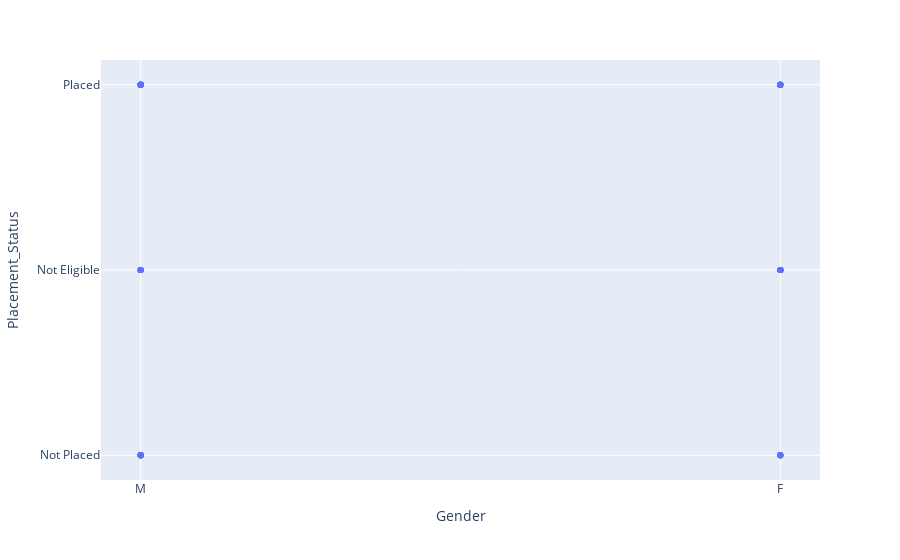

Write notebook code for a chart like this one.
### Code cell
fig = px.scatter(DF,
                 x= 'Gender',
                 y= 'Placement_Status'

                 
                )

fig.show()

### Figure 1 — Plotly figure (JSON) as saved in the notebook; plotly's stock layout.template omitted (floating-point values rounded to 4 significant figures)
{"data": [{"hovertemplate": "Gender=%{x}<br>Placement_Status=%{y}<extra></extra>", "legendgroup": "", "marker": {"color": "#636efa", "symbol": "circle"}, "mode": "markers", "name": "", "orientation": "v", "showlegend": false, "type": "scatter", "x": ["M", "F", "F", "M", "M", "F", "M", "F", "M", "M", "F", "M", "M", "M", "F", "M", "F", "F", "M", "F", "F", "F", "F", "M", "M", "M", "F", "M", "M", "M", "F", "F", "M", "M", "M", "F", "F", "M", "M", "M", "F", "F", "M", "M", "F", "M", "F", "F", "M", "F", "M", "M", "M", "M", "M", "F", "M", "F", "M", "M", "F", "M", "M", "F", "M", "M", "F", "F", "M", "M", "M", "M", "M", "F", "F", "F", "M", "M", "M", "F", "F", "M", "M", "F", "F", "F", "F", "F", "M", "F", "F", "M", "M", "F", "F", "F", "M", "M", "F", "M"], "xaxis": "x", "y": ["Not Placed", "Not Eligible", "Placed", "Not Eligible", "Not Placed", "Not Eligible", "Not Placed", "Placed", "Placed", "Placed", "Not Placed", "Not Placed", "Not Placed", "Placed", "Placed", "Placed", "Placed", "Placed", "Placed", "Not Eligible", "Not Eligible", "Placed", "Not Eligible", "Placed", "Placed", "Placed", "Not Eligible", "Not Placed", "Placed", "Not Placed", "Placed", "Placed", "Not Eligible", "Not Placed", "Not Placed", "Not Eligible", "Not Placed", "Placed", "Placed", "Not Eligible", "Not Eligible", "Placed", "Placed", "Not Eligible", "Not Placed", "Placed", "Not Eligible", "Not Placed", "Placed", "Placed", "Placed", "Placed", "Not Placed", "Not Eligible", "Not Placed", "Not Eligible", "Not Placed", "Not Eligible", "Not Placed", "Placed", "Not Placed", "Not Eligible", "Placed", "Not Eligible", "Not Placed", "Placed", "Placed", "Not Eligible", "Placed", "Not Eligible", "Placed", "Not Eligible", "Not Placed", "Not Eligible", "Not Eligible", "Not Eligible", "Not Eligible", "Placed", "Not Placed", "Not Placed", "Not Placed", "Not Eligible", "Not Placed", "Placed", "Placed", "Not Placed", "Placed", "Placed", "Not Eligible", "Not Eligible", "Not Eligible", "Not Eligible", "Not Placed", "Not Placed", "Not Placed", "Not Eligible", "Placed", "Placed", "Placed", "Not Eligible"], "yaxis": "y"}], "layout": {"autosize": true, "legend": {"tracegroupgap": 0}, "margin": {"t": 60}, "xaxis": {"anchor": "y", "autorange": true, "domain": [0, 1], "range": [-0.05991, 1.06], "title": {"text": "Gender"}, "type": "category"}, "yaxis": {"anchor": "x", "autorange": true, "domain": [0, 1], "range": [-0.1549, 2.155], "title": {"text": "Placement_Status"}, "type": "category"}}}
